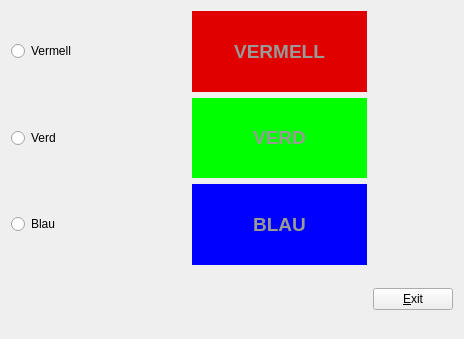
<?xml version="1.0" encoding="UTF-8"?>
<ui version="4.0">
 <class>MyForm</class>
 <widget class="QWidget" name="MyForm">
  <property name="geometry">
   <rect>
    <x>0</x>
    <y>0</y>
    <width>464</width>
    <height>339</height>
   </rect>
  </property>
  <property name="windowTitle">
   <string>Form</string>
  </property>
  <layout class="QGridLayout" name="gridLayout">
   <item row="0" column="0" rowspan="2">
    <layout class="QVBoxLayout" name="verticalLayout">
     <item>
      <layout class="QHBoxLayout" name="horizontalLayout">
       <item>
        <widget class="QRadioButton" name="radioButton">
         <property name="text">
          <string>Vermell</string>
         </property>
        </widget>
       </item>
       <item>
        <widget class="QLabel" name="label">
         <property name="styleSheet">
          <string notr="true">background-color: rgb(224, 0, 0);</string>
         </property>
         <property name="text">
          <string>&lt;html&gt;&lt;head/&gt;&lt;body&gt;&lt;p align=&quot;center&quot;&gt;&lt;span style=&quot; font-size:14pt; font-weight:600; color:#9a9996;&quot;&gt;VERMELL&lt;/span&gt;&lt;/p&gt;&lt;/body&gt;&lt;/html&gt;</string>
         </property>
        </widget>
       </item>
      </layout>
     </item>
     <item>
      <layout class="QHBoxLayout" name="horizontalLayout_2">
       <item>
        <widget class="QRadioButton" name="radioButton_2">
         <property name="text">
          <string>Verd</string>
         </property>
        </widget>
       </item>
       <item>
        <widget class="QLabel" name="label_2">
         <property name="styleSheet">
          <string notr="true">background-color: rgb(0, 255, 0);</string>
         </property>
         <property name="text">
          <string>&lt;html&gt;&lt;head/&gt;&lt;body&gt;&lt;p align=&quot;center&quot;&gt;&lt;span style=&quot; font-size:14pt; font-weight:600; color:#9a9996;&quot;&gt;VERD&lt;/span&gt;&lt;/p&gt;&lt;/body&gt;&lt;/html&gt;</string>
         </property>
        </widget>
       </item>
      </layout>
     </item>
     <item>
      <layout class="QHBoxLayout" name="horizontalLayout_3">
       <item>
        <widget class="QRadioButton" name="radioButton_3">
         <property name="text">
          <string>Blau</string>
         </property>
        </widget>
       </item>
       <item>
        <widget class="QLabel" name="label_3">
         <property name="styleSheet">
          <string notr="true">background-color: rgb(0, 0, 255);</string>
         </property>
         <property name="text">
          <string>&lt;html&gt;&lt;head/&gt;&lt;body&gt;&lt;p align=&quot;center&quot;&gt;&lt;span style=&quot; font-size:14pt; font-weight:600; color:#9a9996;&quot;&gt;BLAU&lt;/span&gt;&lt;/p&gt;&lt;/body&gt;&lt;/html&gt;</string>
         </property>
        </widget>
       </item>
      </layout>
     </item>
    </layout>
   </item>
   <item row="0" column="1">
    <spacer name="horizontalSpacer_2">
     <property name="orientation">
      <enum>Qt::Horizontal</enum>
     </property>
     <property name="sizeType">
      <enum>QSizePolicy::Maximum</enum>
     </property>
     <property name="sizeHint" stdset="0">
      <size>
       <width>97</width>
       <height>17</height>
      </size>
     </property>
    </spacer>
   </item>
   <item row="1" column="1">
    <spacer name="verticalSpacer_2">
     <property name="orientation">
      <enum>Qt::Vertical</enum>
     </property>
     <property name="sizeHint" stdset="0">
      <size>
       <width>17</width>
       <height>658</height>
      </size>
     </property>
    </spacer>
   </item>
   <item row="2" column="0">
    <spacer name="verticalSpacer">
     <property name="orientation">
      <enum>Qt::Vertical</enum>
     </property>
     <property name="sizeType">
      <enum>QSizePolicy::Minimum</enum>
     </property>
     <property name="sizeHint" stdset="0">
      <size>
       <width>20</width>
       <height>40</height>
      </size>
     </property>
    </spacer>
   </item>
   <item row="2" column="1" rowspan="2">
    <widget class="QPushButton" name="pushButton">
     <property name="text">
      <string>&amp;Exit</string>
     </property>
    </widget>
   </item>
   <item row="3" column="0">
    <spacer name="horizontalSpacer">
     <property name="orientation">
      <enum>Qt::Horizontal</enum>
     </property>
     <property name="sizeHint" stdset="0">
      <size>
       <width>724</width>
       <height>17</height>
      </size>
     </property>
    </spacer>
   </item>
  </layout>
 </widget>
 <resources/>
 <connections>
  <connection>
   <sender>pushButton</sender>
   <signal>clicked()</signal>
   <receiver>MyForm</receiver>
   <slot>close()</slot>
   <hints>
    <hint type="sourcelabel">
     <x>1060</x>
     <y>734</y>
    </hint>
    <hint type="destinationlabel">
     <x>451</x>
     <y>234</y>
    </hint>
   </hints>
  </connection>
  <connection>
   <sender>radioButton</sender>
   <signal>clicked(bool)</signal>
   <receiver>label</receiver>
   <slot>setFocus()</slot>
   <hints>
    <hint type="sourcelabel">
     <x>77</x>
     <y>116</y>
    </hint>
    <hint type="destinationlabel">
     <x>636</x>
     <y>120</y>
    </hint>
   </hints>
  </connection>
 </connections>
</ui>
